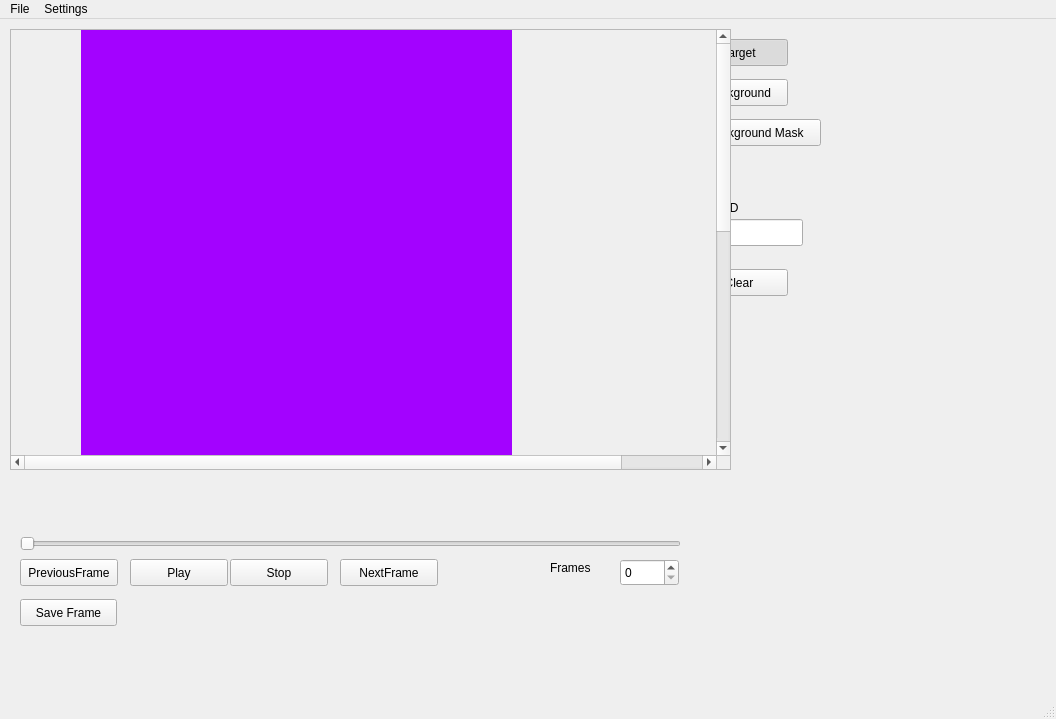
<?xml version="1.0" encoding="UTF-8"?>
<ui version="4.0">
 <class>MainWindow</class>
 <widget class="QMainWindow" name="MainWindow">
  <property name="geometry">
   <rect>
    <x>0</x>
    <y>0</y>
    <width>1056</width>
    <height>719</height>
   </rect>
  </property>
  <property name="windowTitle">
   <string>MainWindow</string>
  </property>
  <widget class="QWidget" name="centralwidget">
   <widget class="QPushButton" name="previousFrameButton">
    <property name="geometry">
     <rect>
      <x>20</x>
      <y>540</y>
      <width>98</width>
      <height>27</height>
     </rect>
    </property>
    <property name="text">
     <string>PreviousFrame</string>
    </property>
   </widget>
   <widget class="QSlider" name="currentTimeBar">
    <property name="geometry">
     <rect>
      <x>20</x>
      <y>510</y>
      <width>661</width>
      <height>29</height>
     </rect>
    </property>
    <property name="orientation">
     <enum>Qt::Horizontal</enum>
    </property>
   </widget>
   <widget class="QLabel" name="Framelabel">
    <property name="geometry">
     <rect>
      <x>550</x>
      <y>540</y>
      <width>67</width>
      <height>17</height>
     </rect>
    </property>
    <property name="text">
     <string>Frames</string>
    </property>
   </widget>
   <widget class="QPushButton" name="stopButton">
    <property name="geometry">
     <rect>
      <x>230</x>
      <y>540</y>
      <width>98</width>
      <height>27</height>
     </rect>
    </property>
    <property name="text">
     <string>Stop</string>
    </property>
   </widget>
   <widget class="QPushButton" name="nextFrameButton">
    <property name="geometry">
     <rect>
      <x>340</x>
      <y>540</y>
      <width>98</width>
      <height>27</height>
     </rect>
    </property>
    <property name="text">
     <string>NextFrame</string>
    </property>
   </widget>
   <widget class="QPushButton" name="targetpaint">
    <property name="geometry">
     <rect>
      <x>690</x>
      <y>20</y>
      <width>98</width>
      <height>27</height>
     </rect>
    </property>
    <property name="text">
     <string>Target</string>
    </property>
    <property name="checkable">
     <bool>true</bool>
    </property>
    <property name="checked">
     <bool>true</bool>
    </property>
    <property name="flat">
     <bool>false</bool>
    </property>
   </widget>
   <widget class="QPushButton" name="playButton">
    <property name="geometry">
     <rect>
      <x>130</x>
      <y>540</y>
      <width>98</width>
      <height>27</height>
     </rect>
    </property>
    <property name="text">
     <string>Play</string>
    </property>
   </widget>
   <widget class="QPushButton" name="nottargetpaint">
    <property name="geometry">
     <rect>
      <x>690</x>
      <y>60</y>
      <width>98</width>
      <height>27</height>
     </rect>
    </property>
    <property name="text">
     <string>Background</string>
    </property>
    <property name="checkable">
     <bool>true</bool>
    </property>
   </widget>
   <widget class="QSpinBox" name="FramespinBox">
    <property name="geometry">
     <rect>
      <x>620</x>
      <y>540</y>
      <width>59</width>
      <height>27</height>
     </rect>
    </property>
   </widget>
   <widget class="QPushButton" name="saveFrameButton">
    <property name="geometry">
     <rect>
      <x>20</x>
      <y>580</y>
      <width>97</width>
      <height>27</height>
     </rect>
    </property>
    <property name="text">
     <string>Save Frame</string>
    </property>
   </widget>
   <widget class="QPushButton" name="clearButton">
    <property name="geometry">
     <rect>
      <x>690</x>
      <y>250</y>
      <width>98</width>
      <height>27</height>
     </rect>
    </property>
    <property name="text">
     <string>Clear</string>
    </property>
   </widget>
   <widget class="QLineEdit" name="targetIDbox">
    <property name="geometry">
     <rect>
      <x>690</x>
      <y>200</y>
      <width>113</width>
      <height>27</height>
     </rect>
    </property>
    <property name="text">
     <string/>
    </property>
   </widget>
   <widget class="QLabel" name="targetIDLabel">
    <property name="geometry">
     <rect>
      <x>690</x>
      <y>180</y>
      <width>101</width>
      <height>17</height>
     </rect>
    </property>
    <property name="text">
     <string>Target ID</string>
    </property>
   </widget>
   <widget class="QPushButton" name="backgroundmaskbutton">
    <property name="geometry">
     <rect>
      <x>690</x>
      <y>100</y>
      <width>131</width>
      <height>27</height>
     </rect>
    </property>
    <property name="text">
     <string>Background Mask</string>
    </property>
    <property name="checkable">
     <bool>true</bool>
    </property>
   </widget>
   <widget class="QScrollArea" name="imagescrollArea">
    <property name="geometry">
     <rect>
      <x>10</x>
      <y>10</y>
      <width>721</width>
      <height>441</height>
     </rect>
    </property>
    <property name="verticalScrollBarPolicy">
     <enum>Qt::ScrollBarAlwaysOn</enum>
    </property>
    <property name="horizontalScrollBarPolicy">
     <enum>Qt::ScrollBarAlwaysOn</enum>
    </property>
    <property name="widgetResizable">
     <bool>false</bool>
    </property>
    <widget class="QWidget" name="scrollAreaWidgetContents_2">
     <property name="geometry">
      <rect>
       <x>0</x>
       <y>0</y>
       <width>800</width>
       <height>900</height>
      </rect>
     </property>
     <widget class="QLabel" name="imageLabel">
      <property name="geometry">
       <rect>
        <x>70</x>
        <y>0</y>
        <width>431</width>
        <height>431</height>
       </rect>
      </property>
      <property name="autoFillBackground">
       <bool>false</bool>
      </property>
      <property name="styleSheet">
       <string notr="true">font: 11pt &quot;Ubuntu&quot;;
background-color: rgb(170, 0, 255);</string>
      </property>
      <property name="text">
       <string/>
      </property>
     </widget>
     <widget class="aScribbleArea" name="paintwidget" native="true">
      <property name="geometry">
       <rect>
        <x>70</x>
        <y>-10</y>
        <width>431</width>
        <height>441</height>
       </rect>
      </property>
      <property name="styleSheet">
       <string notr="true">background-color: rgba(0, 46, 255, 10);</string>
      </property>
     </widget>
    </widget>
   </widget>
  </widget>
  <widget class="QMenuBar" name="menuBar">
   <property name="geometry">
    <rect>
     <x>0</x>
     <y>0</y>
     <width>1056</width>
     <height>25</height>
    </rect>
   </property>
   <widget class="QMenu" name="menuFile">
    <property name="title">
     <string>File</string>
    </property>
    <addaction name="actionNew_Project"/>
    <addaction name="actionOpen_Project"/>
    <addaction name="separator"/>
    <addaction name="actionSave_Project"/>
    <addaction name="actionSave_Project_as"/>
   </widget>
   <widget class="QMenu" name="menuSettings">
    <property name="title">
     <string>Settings</string>
    </property>
    <addaction name="actionSave_Template"/>
   </widget>
   <addaction name="menuFile"/>
   <addaction name="menuSettings"/>
  </widget>
  <widget class="QStatusBar" name="statusBar"/>
  <action name="actionNew_Project">
   <property name="text">
    <string>New Project</string>
   </property>
  </action>
  <action name="actionSave_Project">
   <property name="text">
    <string>Save Project</string>
   </property>
  </action>
  <action name="actionSave_Project_as">
   <property name="text">
    <string>Save Project as...</string>
   </property>
  </action>
  <action name="actionOpen_Project">
   <property name="text">
    <string>Open Project</string>
   </property>
  </action>
  <action name="actionSave_Template">
   <property name="text">
    <string>Save Template</string>
   </property>
  </action>
 </widget>
 <customwidgets>
  <customwidget>
   <class>aScribbleArea</class>
   <extends>QWidget</extends>
   <header location="global">ascribblearea.h</header>
   <container>1</container>
  </customwidget>
 </customwidgets>
 <resources/>
 <connections/>
</ui>
